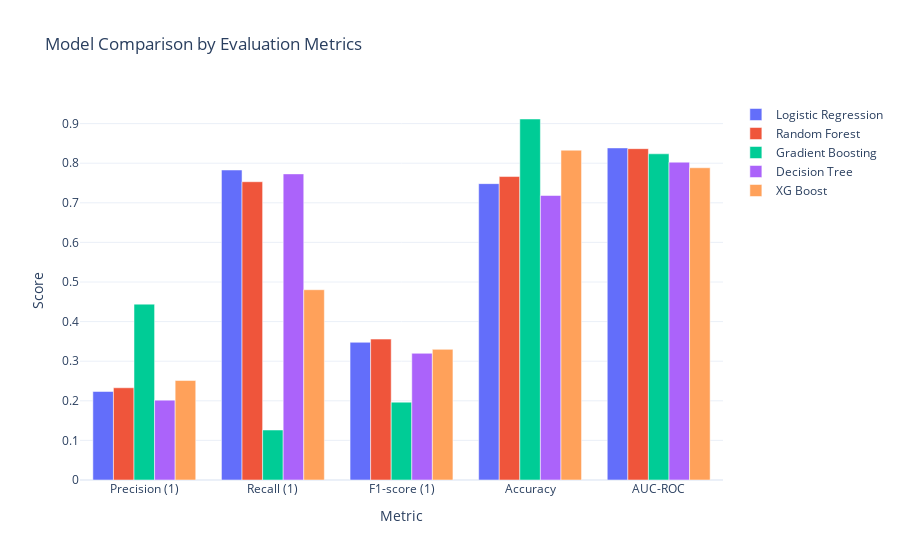

The notebook cell saved with this chart:
### Code cell
metrics = results_df.columns.tolist()

fig = go.Figure()

for model in results_df.index:
    fig.add_trace(go.Bar(
        x=metrics,
        y=results_df.loc[model],
        name=model
    ))

fig.update_layout(
    title="Model Comparison by Evaluation Metrics",
    xaxis_title="Metric",
    yaxis_title="Score",
    barmode='group',
    template="plotly_white"
)

fig.show()

### Figure 1 — Plotly figure (JSON) as saved in the notebook; plotly's stock layout.template omitted (floating-point values rounded to 4 significant figures)
{"data": [{"name": "Logistic Regression", "type": "bar", "x": ["Precision (1)", "Recall (1)", "F1-score (1)", "Accuracy", "AUC-ROC"], "y": [0.2235, 0.7828, 0.3477, 0.7484, 0.8386]}, {"name": "Random Forest", "type": "bar", "x": ["Precision (1)", "Recall (1)", "F1-score (1)", "Accuracy", "AUC-ROC"], "y": [0.2329, 0.7532, 0.3558, 0.7663, 0.8367]}, {"name": "Gradient Boosting", "type": "bar", "x": ["Precision (1)", "Recall (1)", "F1-score (1)", "Accuracy", "AUC-ROC"], "y": [0.4441, 0.1262, 0.1966, 0.9116, 0.8237]}, {"name": "Decision Tree", "type": "bar", "x": ["Precision (1)", "Recall (1)", "F1-score (1)", "Accuracy", "AUC-ROC"], "y": [0.2017, 0.773, 0.3199, 0.7184, 0.8025]}, {"name": "XG Boost", "type": "bar", "x": ["Precision (1)", "Recall (1)", "F1-score (1)", "Accuracy", "AUC-ROC"], "y": [0.2512, 0.4805, 0.3299, 0.8328, 0.7885]}], "layout": {"barmode": "group", "title": {"text": "Model Comparison by Evaluation Metrics"}, "xaxis": {"title": {"text": "Metric"}}, "yaxis": {"title": {"text": "Score"}}}}
